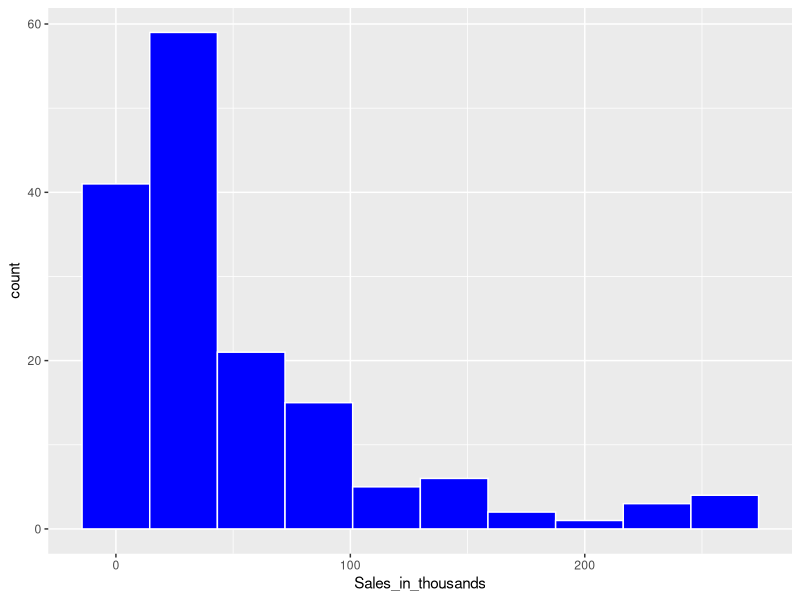
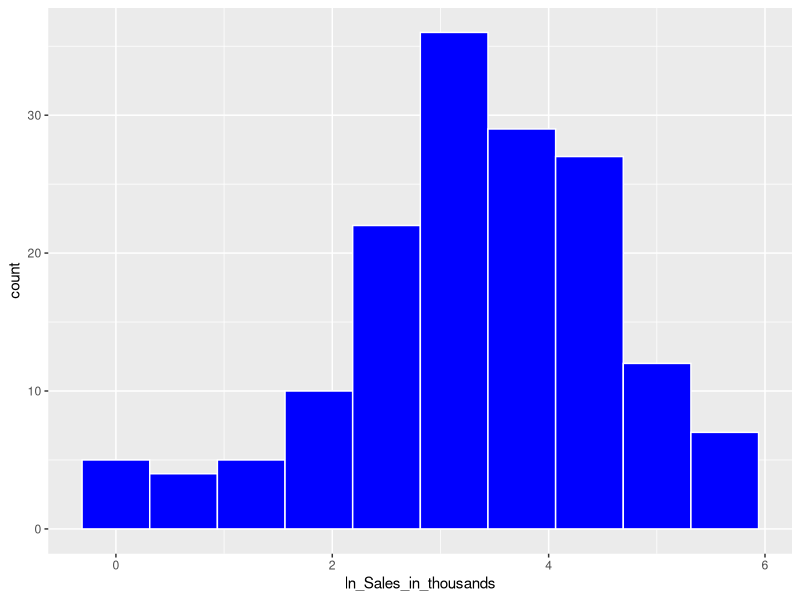

The R script that drew these images, in order: (Note: this script raises an error after producing the figures.)

setwd('C:/Users/Nithin/Downloads/Car sales')

#**************************************************************************************************************#

#########################
#-->Required Packages<--#
#########################
require(dplyr)
require(stringr)
require(fastDummies)
require(ggplot2)
require(caret)
require(car)
require(Metrics)
require(MLmetrics)
require(sqldf)

#**************************************************************************************************************#

################
#-->Datasets<--#
################

car_sales <- read.csv('Car_sales - 1629042283129.csv')

#**************************************************************************************************************#

#################
#-->Data Prep<--#
#################

str(car_sales)

car_sales$Latest_Launch <- as.Date(car_sales$Latest_Launch,format = '%m/%d/%Y')

car_sales$Model <- NULL

#**************************************************************************************************************#

#############
#--> UDF <--#
#############

#cont_var_summary
cont_var_summary <- function(x){
  n = length(x)
  nmiss = sum(is.na(x))
  nmiss_pct = mean(is.na(x))
  sum = sum(x, na.rm=T)
  mean = mean(x, na.rm=T)
  median = quantile(x, p=0.5, na.rm=T)
  std = sd(x, na.rm=T)
  var = var(x, na.rm=T)
  range = max(x, na.rm=T)-min(x, na.rm=T)
  pctl = quantile(x, p=c(0, 0.01, 0.05,0.1,0.25,0.5, 0.75,0.9,0.95,0.99,1), na.rm=T)
  return(c(N=n, Nmiss =nmiss, Nmiss_pct = nmiss_pct, sum=sum, avg=mean, meidan=median, std=std, var=var, range=range, pctl=pctl))
}

#outlier_treatment
outlier_treatment <- function(x){
  UC = quantile(x, p=0.99, na.rm=T)
  LC = quantile(x, p=0.01, na.rm=T)
  x = ifelse(x>UC, UC, x)
  x = ifelse(x<LC, LC, x)
  return(x)
}

#missing_value_treatment continuous
missing_value_treatment = function(x){
  x[is.na(x)] = mean(x, na.rm=T)
  return(x)
}

#mode for categorical
Mode <- function(x) {
  ux <- unique(x)
  ux[which.max(tabulate(match(x, ux)))]
}

#missing_value_treatment categorical
missing_value_treatment_categorical <- function(x){
  x[is.na(x)] <- Mode(na.omit(x))
  return(x)
}

#*#**************************************************************************************************************#

#######################
#-->Data Treatment <--#
#######################

cont_col <- c(colnames(select_if(car_sales,is.numeric)))
cat_col <- colnames(select_if(car_sales,is.character))

car_sales_cont <- car_sales[,cont_col]
car_sales_cat <- car_sales[,cat_col]

names(car_sales_cat)

sum(car_sales_cat$Model == "n/a")
sum(car_sales_cat$Model == "na")
sum(car_sales_cat$Model == "nill")
sum(car_sales_cat$Model == "NULL")
sum(car_sales_cat$Model == "!VALUE#")
sum(car_sales_cat$Model == "")

#Outlier Treatment & Missing Value treatment for continuous variables

num_sum <- data.frame(t(round(apply(car_sales_cont,2,cont_var_summary),2)))

car_sales_cont <- data.frame(apply(car_sales_cont,2,outlier_treatment))
car_sales_cont <- data.frame(apply(car_sales_cont,2,missing_value_treatment))

#Mode Treatment for categorical variables

car_sales_cat <- data.frame(apply(car_sales_cat,2,missing_value_treatment_categorical))

#*#**************************************************************************************************************#

##########################
#--> Dummies Creation <--#
##########################

car_sales_cat <- fastDummies::dummy_cols(car_sales_cat,remove_first_dummy = TRUE)

car_sales_cat <- select(car_sales_cat,-cat_col)

car_sales_clean <- cbind(car_sales_cont,car_sales_cat)

#*#**************************************************************************************************************#

#####################
#--> ASSUMPTIONS <--#
#####################

#target should be ND

ggplot(car_sales_clean) + aes(Sales_in_thousands) + geom_histogram(bins = 10,fill = 'blue',color = 'white')

#To normalise we take Log

car_sales_clean['ln_Sales_in_thousands'] <- log(car_sales_clean$Sales_in_thousands)

ggplot(car_sales_clean) + aes(ln_Sales_in_thousands) + geom_histogram(bins = 10,fill = 'blue',color = 'white')

#Corelation Between x & y ,x & x variables

corel_matrix <- data.frame(round(cor(car_sales_clean),2))

#four_year_resale_value has high corelation so to be dropped

#*#**************************************************************************************************************#


###########################
#--> Feature Reduction <--#
###########################

feat <- data.matrix(select(car_sales_clean,-Sales_in_thousands))
target <- data.matrix(select(car_sales_clean,Sales_in_thousands))

set.seed(12345)

#--> Stepwise <--#

#Full & Empty model
m_full <- lm(Sales_in_thousands~.,data = car_sales_clean)
m_null <- lm(Sales_in_thousands~1,data = car_sales_clean)

stepwise_feat <- step(m_null,scope = list(upper = m_full),data = car_sales_clean, direction = 'both')

# ln_Sales_in_thousands + Manufacturer_Ford + 
# Manufacturer_Honda + Manufacturer_Dodge + Price_in_thousands + 
# Curb_weight + Manufacturer_Toyota + Wheelbase + Manufacturer_Jeep

#--> RFE <--#

rfe_model <- caret::rfe(feat, target, size = c(1:42), rfeControl=rfeControl(functions = lmFuncs))
#size - No. of columns in features
#Warning in RFE is normal

rfe_feat <- update(rfe_model,feat,target,size = 10)
rfe_feat[["bestVar"]]

#RFE not working since no. of observations is less 

feat_selected <- c('ln_Sales_in_thousands','Manufacturer_Ford',
                   'Manufacturer_Honda','Manufacturer_Dodge','Price_in_thousands',
                   'Curb_weight','Manufacturer_Toyota','Wheelbase','Manufacturer_Jeep','Sales_in_thousands')

feat_selected <- feat_selected[!duplicated(feat_selected)]

car_sales_clean_selected <- car_sales_clean[,feat_selected]

#--> LASSO <--#
lasso = train(Sales_in_thousands~.,
              data=car_sales_clean_selected,method='glmnet',
              trControl = trainControl(method="none"),
              tuneGrid=expand.grid(alpha=1,lambda=0.01))

coef(lasso$finalModel, s = lasso$bestTune$lambda)

#--> VIF <--#
m_full <- lm(Sales_in_thousands~.,data = car_sales_clean_selected)
vif(m_full)

#*#**************************************************************************************************************#

########################
#--> Data Splitting <--#
########################

samp <- sample(1:nrow(car_sales_clean_selected), floor(nrow(car_sales_clean_selected)*0.7))

dev <-car_sales_clean_selected[samp,]
val <-car_sales_clean_selected[-samp,]

#*#**************************************************************************************************************#

########################
#--> Model Building <--#
########################

M0 <- lm(Sales_in_thousands~ln_Sales_in_thousands+
           Manufacturer_Ford+
           Price_in_thousands+
           Curb_weight,data = dev)

summary(M0)

#--> Columns Removed <--#
#Wheelbase
#Manufacturer_Jeep
#Manufacturer_Toyota
#Manufacturer_Honda
#Manufacturer_Dodge

dev <- data.frame(cbind(dev,pred = predict(M0)))
val <- data.frame(cbind(val,pred = predict(M0, newdata = val)))

#*#**************************************************************************************************************#

#*#####################
#--> Model Scoring <--#
#######################

#--> MAPE <--#
mape(dev$Sales_in_thousands,dev$pred)
mape(val$Sales_in_thousands,val$pred)

#--> RMSE <--#
rmse(dev$Sales_in_thousands,dev$pred)
rmse(val$Sales_in_thousands,val$pred)

#--> R^2 <--#
MLmetrics::R2_Score(dev$pred,dev$Sales_in_thousands)
MLmetrics::R2_Score(val$pred,val$Sales_in_thousands)

#*#*#**************************************************************************************************************#

#*#######################
#--> Cook's Distance <--#
#########################

#To Reduce Error

cd <- cooks.distance(M0)

plot(cd,pch = '*',cex = 2,main = 'Influencers')
abline(h = 4/nrow(dev),col = 'red')

#Remove Influential outliers
influerncers <- as.numeric(names(cd)[cd>(4/nrow(dev))])

dev2 <- dev[-influerncers,]
dev2$pred <- NULL
val$pred <- NULL

M1 <- lm(Sales_in_thousands~ln_Sales_in_thousands+
           Manufacturer_Ford+
           Manufacturer_Honda+
           Price_in_thousands+
           Curb_weight,data = dev2)

summary(M1)

dev2 <- data.frame(cbind(dev2,pred = predict(M1)))
val2 <- data.frame(cbind(val,pred = predict(M1, newdata = val)))

#*#*#**************************************************************************************************************#

#*#####################
#--> Model Scoring <--#
#######################

#--> MAPE <--#
mape(dev2$Sales_in_thousands,dev2$pred)
mape(val2$Sales_in_thousands,val2$pred)

#--> RMSE <--#
rmse(dev2$Sales_in_thousands,dev2$pred)
rmse(val2$Sales_in_thousands,val2$pred)

#--> R^2 <--#
MLmetrics::R2_Score(dev2$pred,dev2$Sales_in_thousands)
MLmetrics::R2_Score(val2$pred,val2$Sales_in_thousands)

#*#*#**************************************************************************************************************#

#*#######################
#--> Decile Analysis <--#
#########################

dev2.1 <- dev2

#Deciles
dec <- quantile(dev2.1$pred,probs = seq(0.1,0.9,by=0.1))

#intervals
dev2.1$decile <- findInterval(dev2.1$pred,c(-Inf,dec,Inf))

#to check deciles
xtabs(~decile,dev2.1)

dev2_1 <- dev2.1[,c("decile","Sales_in_thousands","pred")]
colnames(dev2_1) <- c('decile','Sales_in_thousands','pred')

dev_dec <- sqldf::sqldf(
                       " select decile,
                         count(decile) cnt,
                         avg(pred) as avg_pred_Y,
                         avg(Sales_in_thousands) avg
                         from dev2_1
                         group by decile 
                         order by decile")

writexl::write_xlsx(dev_dec,'DA_dev.xlsx')

val2.1 <- val2

#Deciles
dec <- quantile(val2.1$pred,probs = seq(0.1,0.9,by=0.1))

#intervals
val2.1$decile <- findInterval(val2.1$pred,c(-Inf,dec,Inf))

#to check deciles
xtabs(~decile,val2.1)

val2_1 <- val2.1[,c("decile","Sales_in_thousands","pred")]
colnames(val2_1) <- c('decile','Sales_in_thousands','pred')

val_dec <- sqldf::sqldf(
                       " select decile,
                         count(decile) cnt,
                         avg(pred) as avg_pred_Y,
                         avg(Sales_in_thousands) avg
                         from val2_1
                         group by decile 
                         order by decile")                      

writexl::write_xlsx(val_dec,'DA_val.xlsx')

#*#*#**************************************************************************************************************#

#*#########################
#--> Model Diagnostics <--#
###########################

coefficients(M1) # model coefficients
confint(M1, level=0.95) # CIs for model parameters 
fitted(M1) # predicted values
residuals(M1) # residuals
anova(M1) # anova table 
vcov(M1) # covariance matrix for model parameters 
influence(M1) # regression diagnostics

#*#*#**************************************************************************************************************#
